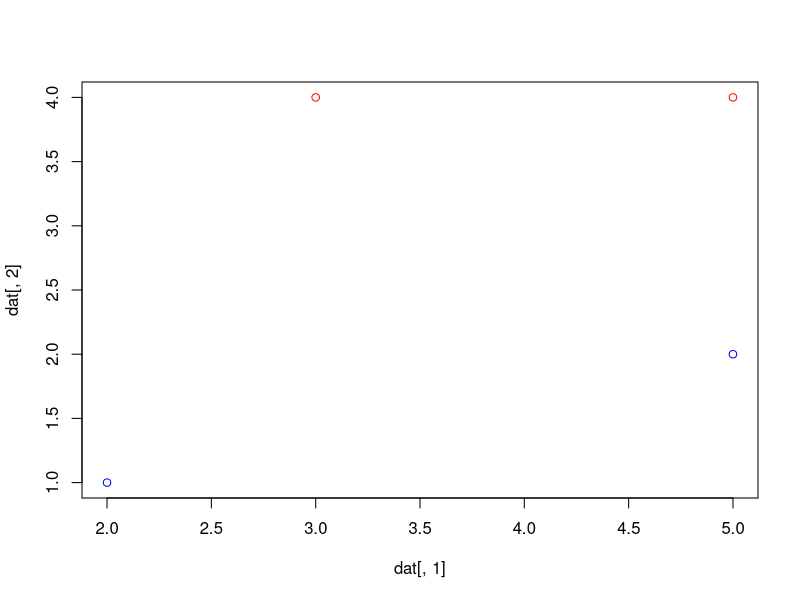

Write the R code that produced this figure.
dat <- matrix(
  c(2, 1, 2,
    5, 4, 1,
    3, 4, 1,
    5, 2, 2),
  ncol=3, byrow = T
)

dat1 <- matrix(
  c(5, 4,
    3, 4),
  ncol=2, byrow = T
)

dat2 <- matrix(
  c(2, 1,
    5, 2),
  ncol=2, byrow = T
)

plot(dat[,1], dat[,2], col=c("red", "blue")[dat[,3]])
lines(c(1.5, -32.5), c(-0.5, 7.5), col="red")

m1 = colMeans(dat1)
m2 = colMeans(dat2)
cov1 <- cov(dat1)
cov2 <- cov(dat2)
S <- (cov1+cov2)/2

a = solve(S)*(m2-m1)
